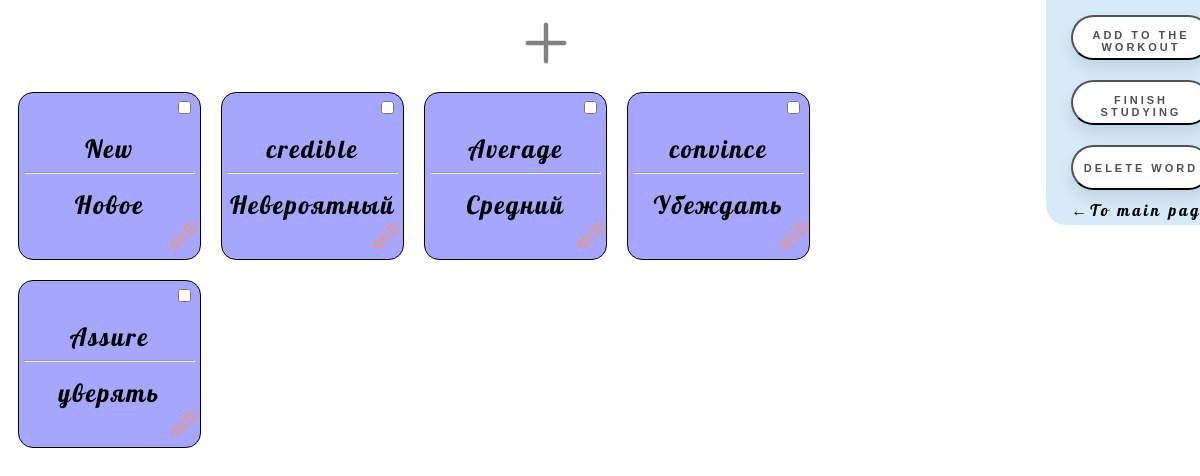
Screenshot of /base/listbase/ (signed in) with the database file from the repository.
### WordBase/models.py (models this page shows, shortened)
class Translation(models.Model):
    russian_word = models.CharField(_('Russian Word'), max_length=100)
    english_word = models.CharField(_('English Word'), max_length=100)
    statys = models.ForeignKey(Statys, default=1, on_delete=models.CASCADE)
    progress = models.IntegerField(default=0)
    user = models.ForeignKey(User, on_delete=models.CASCADE)
    class Meta:
        verbose_name = _('Translation')
        verbose_name_plural = _('Translations')

### WordBase/views.py (the view)
# urls.py: path('listbase/', ListBaseView.as_view(), name = 'list_base'),
class ListBaseView(ListView):
    template_name = 'WordBase/base_word_list.html'
    model = Translation
    context_object_name = 'translate'
    def get_queryset(self):
        translate = Translation.objects.filter(user=self.request.user).order_by('statys__id')
        return translate

### WordBase/templates/WordBase/base_word_list.html (shortened to what this page needs)
{% load static %}
<!DOCTYPE html>
<html lang="en">
<head>
    <link rel="stylesheet" href="{% static 'WordBase/css/word_list.css' %}">
</head>
<body>
    <div class="card_aria">
        <div style="width: 100%">
            <a class="img_plus" href="{% url 'create_base' %}">
                <img style="width: 70px; height: 70px;" src="{% static 'WordBase/img/plus.png' %}" alt="">
            </a>
        </div>
        {% if translate %}
            {% for word in translate %}
                {% if word.statys.id == 1 %}
                    <div class="card_list_word" style="background-color: rgba(0,0,255,0.35)">
                        <input type="checkbox" class="word-checkbox" data-id="{{ word.id }}">
                        <div class="text_en_card">{{ word.english_word }}</div>
                        <hr>
                        <div class="text_en_card">{{ word.russian_word }}</div>
                        <div>
                            <a href="{% url 'detail_word' pk=word.pk %}">
                                <img class="img_edit" src="{% static 'WordBase/img/correct.png' %}">
                            </a>
                        </div>
                    </div>
                {% endif %}
            {% endfor %}
        </div>
        {% else %}
            <h2>Your Dictionary</h2>
        {% endif %}
    <div class="menu_card">
        <button id="add-to-trainer-button" class="new_word_but_option" data-button-value="2">
            <p>Add to the workout</p>
        </button>
        <button id="finish-learning-button" class="new_word_but_option" data-button-value="3">
            <p>Finish studying</p>
        </button>
        <button id="delete-selected-words-button" class="new_word_but_option_delete">
            <p>Delete word</p>
        </button>
        <a class="link_return" href="{% url 'main_page' %}">←To main page</a>
    </div>
</body>
</html>

### static/WordBase/css/word_list.css (style rules this page uses)
.new_word_but_option { text-decoration: none; display: inline-block; width: 140px; height: 45px; border-radius: 45px; margin: 10px 20px; font-family: 'Montserrat', sans-serif; font-size: 11px; text-transform: uppercase; text-align: center; letter-spacing: 3px; font-weight: 600; color: #524f4e; background: white; box-shadow: 0 8px 15px rgba(0, 0, 0, .1); transition: .3s; }
.new_word_but_option_delete { text-decoration: none; display: inline-block; width: 140px; height: 45px; border-radius: 45px; margin: 10px 20px; font-family: 'Montserrat', sans-serif; font-size: 11px; text-transform: uppercase; text-align: center; letter-spacing: 3px; font-weight: 600; color: #524f4e; background: white; box-shadow: 0 8px 15px rgba(0, 0, 0, .1); transition: .3s; }
.img_plus { margin-left: 50%; }
.menu_card { width: 12%; position: fixed; right: 0; top: 0; display: flex; flex-wrap: wrap; border-bottom-left-radius: 20px; align-items: center; flex-direction: column; background: #d6eaf8; padding: 5px; }
.card_aria { width: 85%; display: flex; flex-wrap: wrap; }
.card_list_word { width: 17%; border: 1px solid black; margin: 10px; min-height: 30%; border-radius: 15px; padding: 5px; }
.text_en_card { text-align: center; margin-top: 15px; font-family: agbalumo, lobster; font-size: 25px; letter-spacing: 2px; }
.word-checkbox { margin-left: 90%; }
.img_edit { width: 30px; height: 30px; margin-left: 85%; }
.link_return { text-decoration: none; font-family: agbalumo, lobster; letter-spacing: 3px; color: black; }

### rows the page displays
Translation: english_word "New", russian_word "Новое"
Translation: english_word "credible", russian_word "Невероятный"
Translation: english_word "Average", russian_word "Средний"
Translation: english_word "convince", russian_word "Убеждать"
Translation: english_word "Assure", russian_word "уверять"
